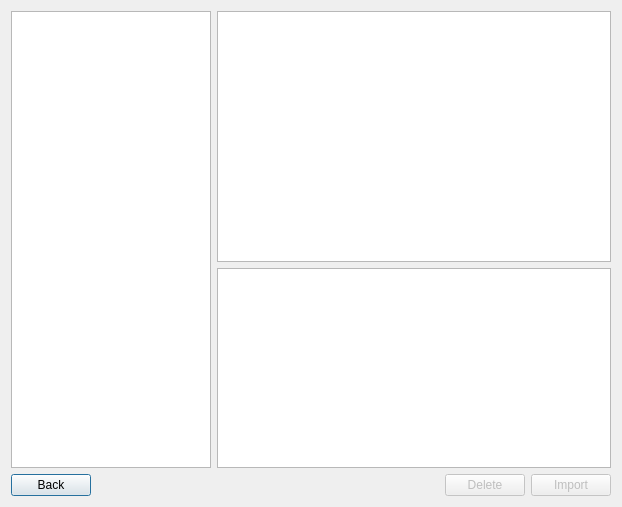
<?xml version="1.0" encoding="UTF-8"?>
<ui version="4.0">
 <class>loadDatabaseDialog</class>
 <widget class="QDialog" name="loadDatabaseDialog">
  <property name="geometry">
   <rect>
    <x>0</x>
    <y>0</y>
    <width>622</width>
    <height>507</height>
   </rect>
  </property>
  <property name="sizePolicy">
   <sizepolicy hsizetype="Fixed" vsizetype="Fixed">
    <horstretch>0</horstretch>
    <verstretch>0</verstretch>
   </sizepolicy>
  </property>
  <property name="minimumSize">
   <size>
    <width>622</width>
    <height>507</height>
   </size>
  </property>
  <property name="maximumSize">
   <size>
    <width>622</width>
    <height>507</height>
   </size>
  </property>
  <property name="windowTitle">
   <string>Dialog</string>
  </property>
  <layout class="QVBoxLayout" name="verticalLayout">
   <item>
    <layout class="QHBoxLayout" name="horizontalLayout">
     <property name="topMargin">
      <number>0</number>
     </property>
     <item>
      <widget class="QListView" name="listView">
       <property name="sizePolicy">
        <sizepolicy hsizetype="Fixed" vsizetype="Expanding">
         <horstretch>0</horstretch>
         <verstretch>0</verstretch>
        </sizepolicy>
       </property>
       <property name="minimumSize">
        <size>
         <width>200</width>
         <height>0</height>
        </size>
       </property>
       <property name="maximumSize">
        <size>
         <width>200</width>
         <height>16777215</height>
        </size>
       </property>
      </widget>
     </item>
     <item>
      <layout class="QVBoxLayout" name="verticalLayout_2">
       <item>
        <widget class="QGraphicsView" name="imageView">
         <property name="verticalScrollBarPolicy">
          <enum>Qt::ScrollBarAlwaysOff</enum>
         </property>
         <property name="horizontalScrollBarPolicy">
          <enum>Qt::ScrollBarAlwaysOff</enum>
         </property>
        </widget>
       </item>
       <item>
        <widget class="QTextBrowser" name="descriptionText">
         <property name="minimumSize">
          <size>
           <width>0</width>
           <height>200</height>
          </size>
         </property>
         <property name="maximumSize">
          <size>
           <width>16777215</width>
           <height>200</height>
          </size>
         </property>
        </widget>
       </item>
      </layout>
     </item>
    </layout>
   </item>
   <item>
    <layout class="QHBoxLayout" name="horizontalLayout_2">
     <property name="topMargin">
      <number>0</number>
     </property>
     <item>
      <widget class="QPushButton" name="backButton">
       <property name="text">
        <string>Back</string>
       </property>
      </widget>
     </item>
     <item>
      <spacer name="horizontalSpacer">
       <property name="orientation">
        <enum>Qt::Horizontal</enum>
       </property>
       <property name="sizeHint" stdset="0">
        <size>
         <width>40</width>
         <height>20</height>
        </size>
       </property>
      </spacer>
     </item>
     <item>
      <widget class="QPushButton" name="deleteButton">
       <property name="enabled">
        <bool>false</bool>
       </property>
       <property name="text">
        <string>Delete</string>
       </property>
      </widget>
     </item>
     <item>
      <widget class="QPushButton" name="importButton">
       <property name="enabled">
        <bool>false</bool>
       </property>
       <property name="text">
        <string>Import</string>
       </property>
      </widget>
     </item>
    </layout>
   </item>
  </layout>
 </widget>
 <resources/>
 <connections/>
</ui>
